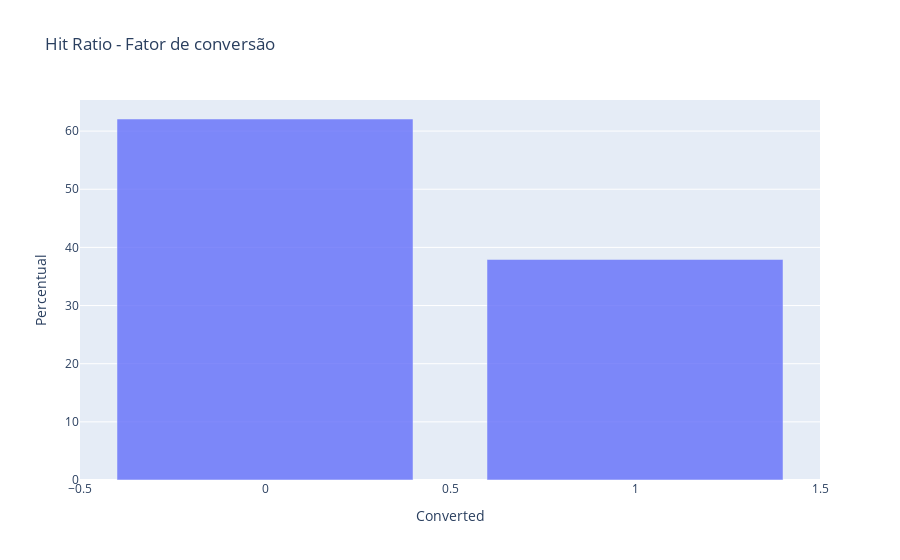

The notebook cell saved with this chart:
### Code cell
fig = px.bar(df_leads['Converted'].value_counts() / len(df_leads) * 100, 
             title = 'Hit Ratio - Fator de conversão',
             labels={'index': 'Converted', 'value': 'Percentual'},
             opacity=0.8
             )
fig.update_layout(showlegend=False)
fig.show()

### Figure 1 — Plotly figure (JSON) as saved in the notebook; plotly's stock layout.template omitted (floating-point values rounded to 4 significant figures)
{"data": [{"alignmentgroup": "True", "hovertemplate": "variable=count<br>Converted=%{x}<br>Percentual=%{y}<extra></extra>", "legendgroup": "count", "marker": {"color": "#636efa", "opacity": 0.8, "pattern": {"shape": ""}}, "name": "count", "offsetgroup": "count", "orientation": "v", "showlegend": true, "textposition": "auto", "type": "bar", "x": [0, 1], "xaxis": "x", "y": [62.08, 37.92], "yaxis": "y"}], "layout": {"barmode": "relative", "legend": {"title": {"text": "variable"}, "tracegroupgap": 0}, "showlegend": false, "title": {"text": "Hit Ratio - Fator de conversão"}, "xaxis": {"anchor": "y", "domain": [0, 1], "title": {"text": "Converted"}}, "yaxis": {"anchor": "x", "domain": [0, 1], "title": {"text": "Percentual"}}}}
